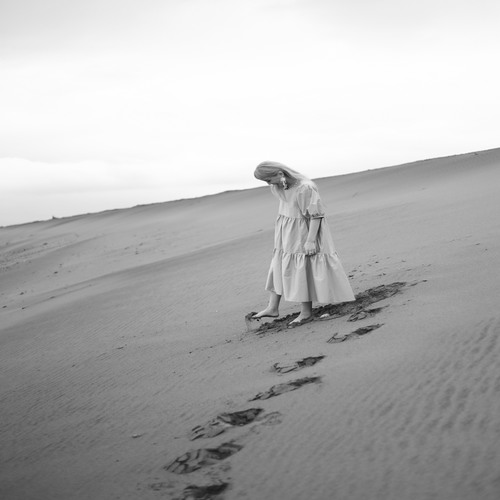
#> input picture 500x500_02.jpg, 500 x 500 px
$ python box.py   (older library calls are emulated)
#> lines starting #> are read from the running program, lines starting #| are printed output that depends on the picture
### Report5/grayscale.py
#!/usr/bin/env python
# coding: utf-8

# In[1]:


import sys
import cv2
import numpy as np


# In[2]:


def readImage():
    """
    read an image file and return its data
    """
    if len(sys.argv) > 1:
        fname = sys.argv[1]
    else:
        fname = input('image file -> ')
#> the answer given: ../500x500_02.jpg
    image = cv2.imread(fname)
#> image is the input picture: shape (500, 500, 3); min 16, max 255, mean 180.3
    if image is None:
        print('no image file:', fname)
        sys.exit(1)
    return image


# In[3]:


# [35 lines left out: function main, not called in this run]


# In[5]:


# [2 lines that do not run on import are left out]

### Report5/box.py
import cv2
import numpy as np
import time
from grayscale import readImage


def myboxFilter(img, size):
    rows, cols = img.shape[:2]
    krows, kcols = size
    ahgt = krows // 2
    awth = kcols // 2
    org = cv2.copyMakeBorder(img, ahgt, ahgt, awth, awth, cv2.BORDER_DEFAULT)
    intimg = cv2.integral(org, cv2.CV_64F)
    res = intimg[0:rows, 0:cols] - \
        intimg[krows:krows+rows, 0:cols] - \
        intimg[0:rows, kcols:kcols+cols] + \
        intimg[krows:krows+rows, kcols:kcols+cols]
    return np.uint8(res / (krows * kcols))


def main():
    img = readImage()
    cv2.imshow('Source', img)
    kmin, kmax = 3, 41
    for ksize in range(kmin, kmax+1, 2):
        print('kernel size =', ksize, 'x', ksize)
        kernel = np.ones((ksize, ksize), np.float64) / (ksize*ksize)
        s = time.time()
        res = cv2.filter2D(img, cv2.CV_8UC3, kernel)
        print('filter2D:{:6.2f}'.format((time.time()-s)*1000), end='ms\t')
        kernel = np.ones(ksize, np.float64) / ksize
        s = time.time()
        res = cv2.filter2D(img, cv2.CV_8UC3, kernel, kernel)
        print('sepFilter:{:6.2f}'.format((time.time()-s)*1000), end='ms\t')
        s = time.time()
        res = cv2.boxFilter(img, cv2.CV_8UC3, (ksize, ksize))
        print('boxFilter:{:6.2f}'.format((time.time()-s)*1000), end='ms\t')
        s = time.time()
        res = myboxFilter(img, (ksize, ksize))
        print('myBoxFilter:{:6.2f}'.format((time.time()-s)*1000), end='ms\t')
        print('')
#> this loop made 20 passes
#> pass 1, in myboxFilter, `intimg = cv2.integral(org, cv2.CV_64F)`:
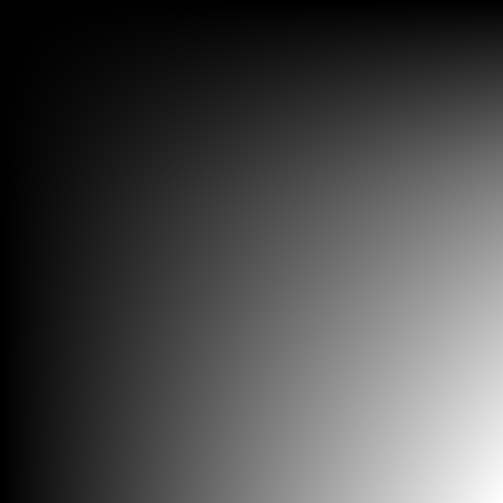
#> intimg: shape (503, 503, 3) int32; min 0, max 45423189, mean 13270595.2; drawn with min black and max white
    cv2.imshow('Result', res)
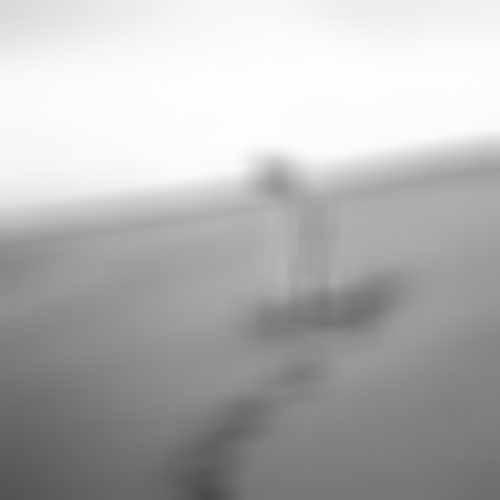
#> window 'Result': shape (500, 500, 3); min 74, max 253, mean 179.8
    cv2.waitKey(0)
    cv2.destroyAllWindows()


if __name__ == '__main__':
    main()

$ run again, on 500x500_03.jpg
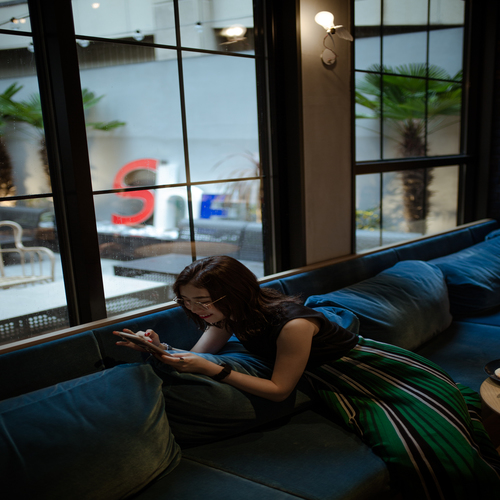
#> input picture 500x500_03.jpg, 500 x 500 px
#> in readImage, image is the input picture: shape (500, 500, 3); mean B, G, R 64.4, 65.6, 58.9
#> the loop in main, `for ksize in range(kmin, kmax+1, 2):` made 20 passes
#> pass 1, in myboxFilter, `intimg = cv2.integral(org, cv2.CV_64F)`:
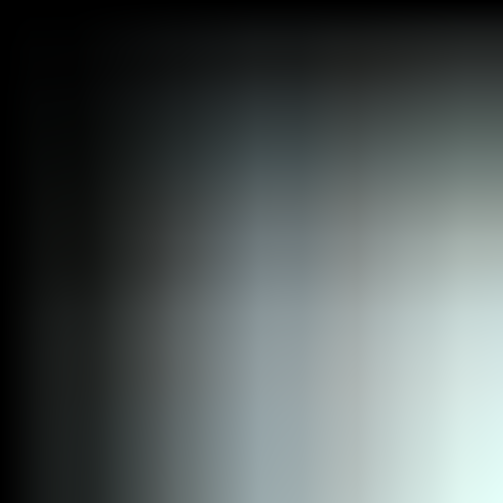
#> intimg: shape (503, 503, 3) int32; mean B, G, R 5782055.9, 5813421.1, 5339529.5; drawn with min black and max white
#> in main, `cv2.imshow('Result', res)`:
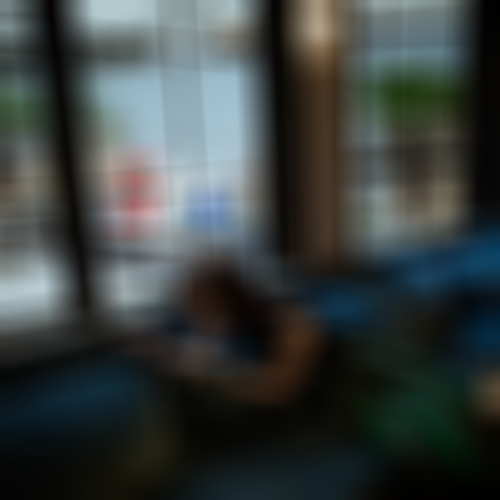
#> window 'Result': shape (500, 500, 3); mean B, G, R 63.9, 65.2, 58.5
